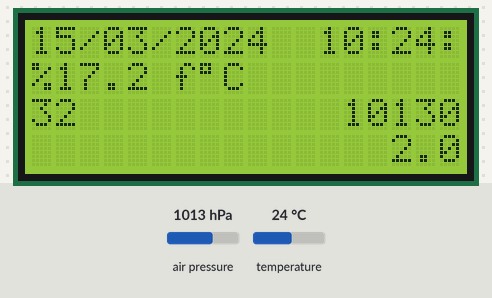
A sketch run on a simulated ESP32. On the bench: 18×4 character LCD. The inputs (shaded band) are chosen by the test bench; at power-on: air pressure 1013 hPa, temperature 24 °C. WiFi joins after 1.5 s; servers stay silent unless stated; the local clock reads 2024-03-15 10:24:30 at power-on unless the sketch sets it; what the sketch prints to the serial monitor is not drawn.

Above: at 2.8 s.
2.9 s: air pressure set to 952 hPa
At 5.7 s:
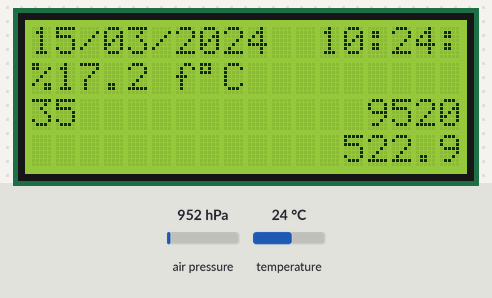
5.9 s: air pressure set to 975 hPa
At 8.2 s:
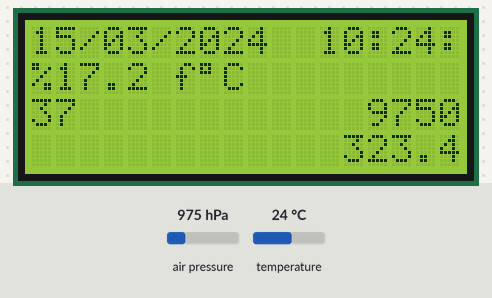
8.8 s: air pressure set to 1000 hPa
At 10.6 s:
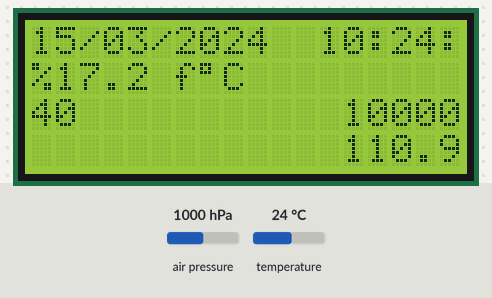
Timing chart, 0 to 12.1 s (numbered marks = the images above; inputs shaded):
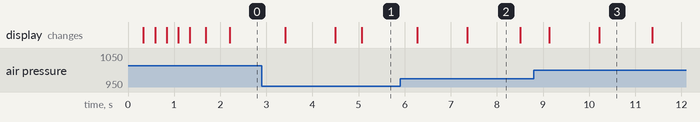

The sketch:

sketch.ino
```cpp
#include <WiFi.h>
#include <Wire.h>
#include <LiquidCrystal_I2C.h>
#include <Adafruit_BMP085.h>

#define NTP_SERVER     "pool.ntp.org"
#define UTC_OFFSET     -3 * 3600 // GMT -3
#define UTC_OFFSET_DST 0

#define WIFI_USERNAME "IoT"
#define WIFI_PASSWORD "NcC-1701"

#define I2C_FREQ 400000

#define SDA_LCD 21
#define SCL_LCD 22
#define SDA_SENSOR 33
#define SCL_SENSOR 32

// Use ESP32-WROOM-DA

LiquidCrystal_I2C LCD = LiquidCrystal_I2C(0x27, 18, 4); // LCD Display
Adafruit_BMP085 BMP; // Sensor
bool isSensorAvailable = false;

void spinner() {
  static int8_t counter = 0;
  const char* glyphs = "\xa1\xa5\xdb";
  LCD.setCursor(18, 0);
  LCD.print(glyphs[counter++]);
  if (counter == strlen(glyphs)) {
    counter = 0;
  }
}

void connectToWifi() {
  Serial.println("connectToWifi");

  LCD.setCursor(0, 0);
  LCD.print("Connecting to WiFi");

  WiFi.begin(WIFI_USERNAME, WIFI_PASSWORD, 6);
  while (WiFi.status() != WL_CONNECTED) {
    delay(250);
    spinner();
  }

  Serial.println("");
  Serial.println("WiFi connected");
  Serial.print("IP address: ");
  Serial.println(WiFi.localIP());

  LCD.clear();
  LCD.setCursor(0, 0);
  LCD.print("Updating time...  ");
}

void printLocalTime() {
  Serial.println("printLocalTime");

  struct tm timeinfo;
  if (!getLocalTime(&timeinfo)) {
    return;
  }

  LCD.setCursor(0, 0);
  LCD.print(&timeinfo, "%d/%m/%Y  %H:%M:%S");
}

void printAltitude() {
  if (isSensorAvailable) {
    Serial.println("printAltitude");
    char buff[24];

    LCD.setCursor(0, 3);
    sprintf(buff, "%17.2f Mt", BMP.readAltitude());
    LCD.print(buff);
  }
}

void printPressure() {
  if (isSensorAvailable) {
    Serial.println("printPressure");
    char buff[24];

    LCD.setCursor(0, 2);
    sprintf(buff, "%17d Pa", BMP.readPressure());
    LCD.print(buff);
  }
}

void printTemperature() {
  if (isSensorAvailable) {
    Serial.println("printTemperature");
    char buff[24];

    LCD.setCursor(0, 1);
    sprintf(buff, "%17.2 f%cC", BMP.readTemperature(), 223);
    LCD.print(buff);
  }
}

void setup() {
  Serial.begin(115200);
  Serial.println("setup");

  // Configure Wire
  Wire.begin();
  Wire1.begin(SDA_SENSOR, SCL_SENSOR);

  // Configure LCD
  LCD.init();
  LCD.backlight();

  // Configure wifi
  connectToWifi();


  // Configure Sensor
  isSensorAvailable = BMP.begin(0x76, &Wire1);
  if (!isSensorAvailable) {
    Serial.println("BMP sensor fail...");
  }

  configTime(UTC_OFFSET, UTC_OFFSET_DST, NTP_SERVER);
}

void loop() {
  printLocalTime();
  printTemperature();
  printPressure();
  printAltitude();
  delay(500);
}
```

Measured:
- what the display in image 2 shows lasts 1.1 s, from 7.4 s to 8.5 s
